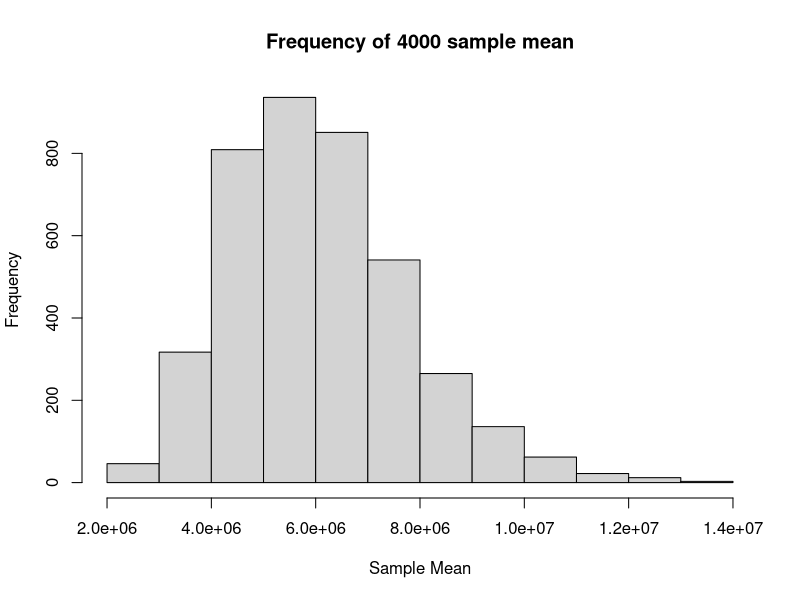

Write the R code that produced this figure.
## ---- chunk 1
V1 <- c(4779736,710231,6392017,2915918,37253956,
5029196,3574097,897934,601723,18801310,9687653,
1360301,1567582,12830632,6483802,3046355,2853118,
4339367,4533372,1328361,5773552,6547629,9883640,
5303925,2967297,5988927,989415,1826341,2700551,
1316470,8791894,2059179,19378102,9535483,672591,
11536504,3751351,3831074,12702379,1052567,
4625364,814180,6346105,25145561,2763885,625741,
8001024,6724540,1852994,5686986,563626)
USstatePops <- data.frame(V1)
## ---- chunk 2
set.seed(31415)
sample(USstatePops$V1,size=16,replace=TRUE)
## ---- chunk 3
set.seed(31415)
mean(sample(USstatePops$V1,size=16, replace=TRUE))
## ---- chunk 4
set.seed(31415)
replicate(4, mean(sample(USstatePops$V1,size=16,replace=TRUE)),simplify=TRUE)
## ---- chunk 5
set.seed(31415)
mean(replicate(400, mean(sample(USstatePops$V1,size=16,replace=TRUE)),simplify=TRUE))
## ---- chunk 6
set.seed(31415)
mean(replicate(4000, mean(sample(USstatePops$V1,size=16,replace=TRUE)),simplify=TRUE))
## ---- chunk 7
set.seed(31415)
hist(replicate(4000, mean(sample(USstatePops$V1,size=16,replace=TRUE)),simplify=TRUE),main = "Frequency of 4000 sample mean", xlab = "Sample Mean")
## ---- chunk 8
set.seed(31415)
mean(replicate(100, mean(sample(USstatePops$V1,size=51,replace=TRUE)),simplify=TRUE))
## ---- chunk 9
set.seed(31415)
mean(replicate(100, mean(sample(USstatePops$V1,size=120,replace=TRUE)),simplify=TRUE))
## ---- chunk 10
set.seed(31415)
SampleMeans <- replicate(10000, mean(sample(USstatePops$V1,size=5,replace=TRUE)),simplify=TRUE)
## ---- chunk 11
length(SampleMeans)
## ---- chunk 12
mean(SampleMeans)
## ---- chunk 13
summary(SampleMeans)
## ---- chunk 14
quantile(SampleMeans, probs=c(0.25,0.50,0.75))
## ---- chunk 15
quantile(SampleMeans, probs=c(0.025, 0.975))
## ---- chunk 16
MysterySample <- c(3706690, 159358, 106405, 55519, 53883)
mean(MysterySample)
## ---- chunk 17
quantile(SampleMeans, probs=c(0.005, 0.995))
## ---- chunk 18
sd(SampleMeans)
## ---- chunk 19
sd(USstatePops$V1)/sqrt(5)
## ---- chunk 20
StdError <- sd(USstatePops$V1) / sqrt(5)
CutPoint975 <- mean(USstatePops$V1) + (2 * StdError)
CutPoint975
